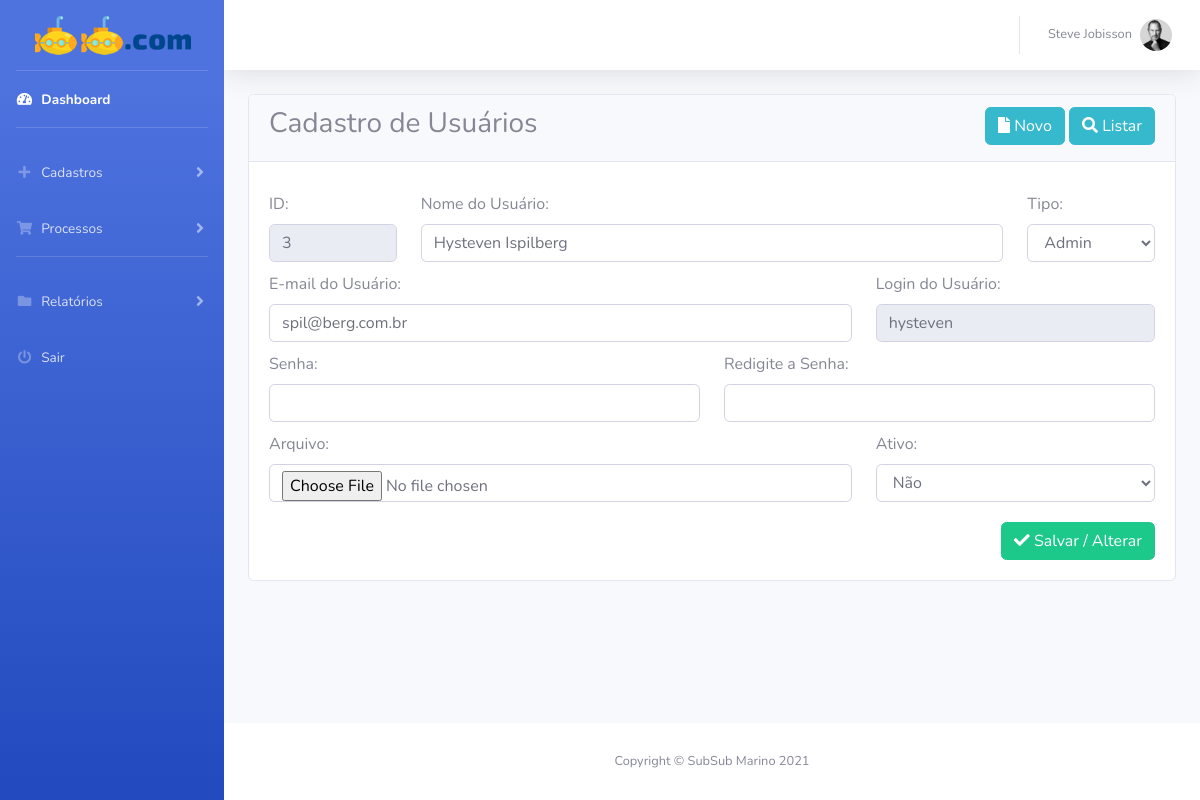
Page /admin/cadastros/usuarios/3 (signed in) on the committed database.
### tables this page shows
CREATE TABLE `usuario` (
  `id` int(11) NOT NULL,
  `nome` varchar(100) NOT NULL,
  `email` varchar(100) NOT NULL,
  `login` varchar(20) NOT NULL,
  `senha` varchar(150) NOT NULL,
  `foto` varchar(30) NOT NULL,
  `tipo_id` int(11) NOT NULL,
  `ativo` char(1) NOT NULL
);

### admin/cadastros/usuarios.php (the view, shortened to what this page needs)
<?php
    $tabela = "usuarios";
    $l = $nome = $email = $login = $senha = $foto = $tipo_id = $ativo = NULL;
    $r = " required data-parsley-required-message='Preencha a senha' ";
    $f = " required data-parsley-required-message='Selecione uma Imagem JPG' ";
    if ( !empty ( $id ) ) {
        $sql = "select * from usuario where id = :id limit 1";
        $consulta = $pdo->prepare($sql);
        $consulta->bindParam(':id', $id);
        $consulta->execute();
        $dados = $consulta->fetch(PDO::FETCH_OBJ);
        $id = $dados->id;
        $nome = $dados->nome;
        $email = $dados->email;
        $login = $dados->login;
        $l = " readonly ";
        $r = $f = NULL;
    }
?>
<div class="card">
    <div class="card-header">
        <h3 class="float-left">Cadastro de Usuários</h3>
        <div class="float-right">
        	<a href="cadastros/<?=$tabela?>" class="btn btn-info">
        		<i class="fas fa-file"></i> Novo
        	</a>
        	<a href="listar/<?=$tabela?>" class="btn btn-info">
        		<i class="fas fa-search"></i> Listar
        	</a>
        </div>
    </div>
    <div class="card-body">
        <form name="formCadastro" method="post" action="salvar/<?=$tabela?>" data-parsley-validate="" enctype="multipart/form-data">
        	<div class="row">
        		<div class="col-12 col-md-2">
        			<label for="id">ID:</label>
        			<input type="text" name="id" id="id" class="form-control" readonly value="<?=$id?>">
        		</div>
        		<div class="col-12 col-md-8">
        			<label for="nome">Nome do Usuário:</label>
        			<input type="text" name="nome" id="nome" class="form-control" required data-parsley-required-message="Preencha o nome" value="<?=$nome?>">
        		</div>
                <div class="col-12 col-md-2">
                    <label for="tipo_id">Tipo:</label>
                    <select name="tipo_id" id="tipo_id" required data-parsley-required-message="Selecione um tipo" class="form-control">
                        <?php
                            $sql = "select * from tipo order by tipo";
                            $consulta = $pdo->prepare($sql);
                            $consulta->execute();
                            while ( $d = $consulta->fetch(PDO::FETCH_OBJ) ) {
                                echo "<option value='{$d->id}'>{$d->tipo}</option>";
                            }
                        ?>
                    </select>
                </div>
                <div class="col-12 col-md-8">
                    <label for="email">E-mail do Usuário:</label>
                    <input type="email" name="email" id="email" class="form-control" required data-parsley-required-message="Preencha o e-mail" value="<?=$email?>" data-parsley-type-message="Digite um e-mail válido">
                </div>
                <div class="col-12 col-md-4">
                    <label for="login">Login do Usuário:</label>
                    <input type="text" name="login" id="login" class="form-control" required data-parsley-required-message="Preencha o login" value="<?=$login?>" <?=$l?> >
                </div>
                <div class="col-12 col-md-6">
                    <label for="senha">Senha:</label>
                    <input type="password" name="senha" id="senha" class="form-control" <?=$r?> >
                </div>
                <div class="col-12 col-md-6">
                    <label for="redigite">Redigite a Senha:</label>
                    <input type="password" name="redigite" id="redigite" class="form-control" <?=$r?> data-parsley-equalto="#senha">
                </div>
                 <div class="col-12 col-md-8">
                    <label for="foto">Arquivo:</label>
                    <input type="file" name="foto" id="foto" class="form-control" <?=$f?> >
                </div>
        		<div class="col-12 col-md-4">
        			<label for="ativo">Ativo:</label>
        			<select name="ativo" id="ativo" required data-parsley-required-message="Selecione um estado" class="form-control">
                        <option value="N">Não</option>
        			</select>
        		</div>
        	</div>
        	<button type="submit" class="btn btn-success float-right">
        		<i class="fas fa-check"></i> Salvar / Alterar
        	</button>
        </form>
    </div>
</div>

### admin/css/style.css (style rules this page uses)
label { margin-top: 10px; }
form .btn-success { margin-top: 20px; }

### rows in the picture
usuario: id "3", nome "Hysteven Ispilberg", email "spil@berg.com.br", login "hysteven"

### other values in the picture
$_SESSION['submarino']['nome'] "Steve Jobisson"
form field tipo_id "Admin"
